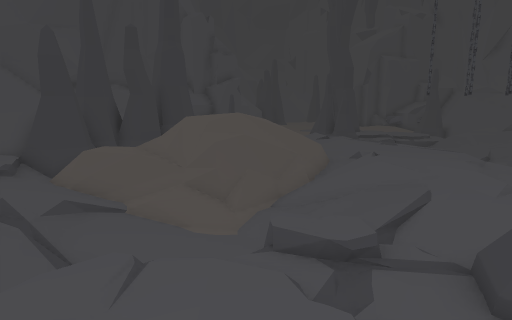
View 1 (above)

24 first-person views from a walk through a scene from a Unity 3-D project. The camera is 1.5 m above the floor, tilts 10° down and sees 75° across. The floor is counted in squares, 0.5 m on a side. Each view is taken from the middle of a square. On the plan, view 1 faces up. The plan holds only what a view shows up to about 20 squares ahead; the rest is blank. The place goes on beyond the plan. The player is left out. Some animated figures are not drawn. Door leaves are left out, so doorways stand open.

View 2
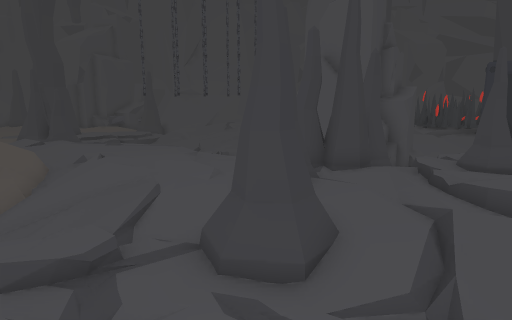

View 3
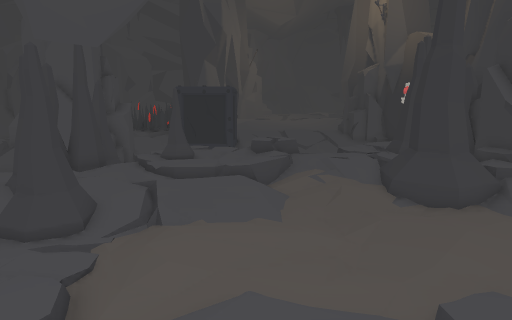

View 4
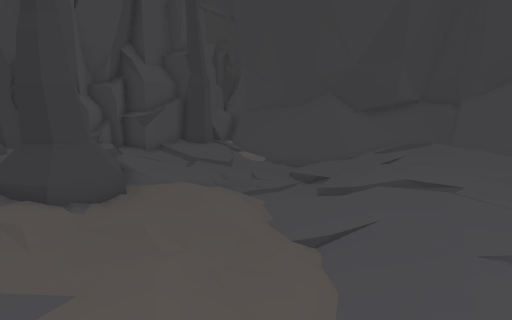

View 5
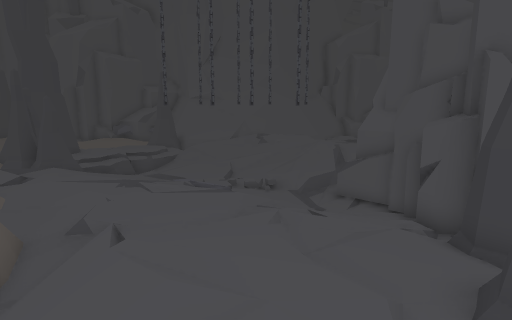

View 6
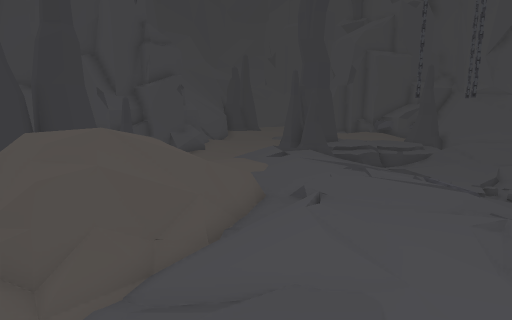

View 7
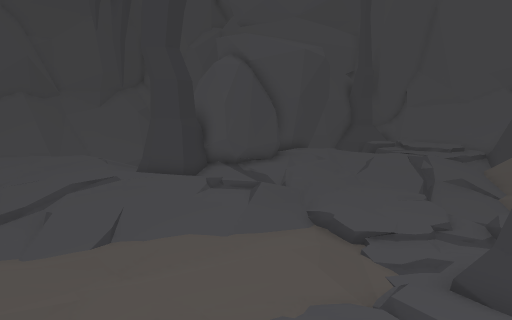

View 8
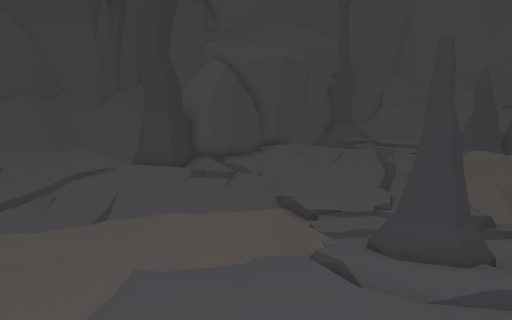

View 9
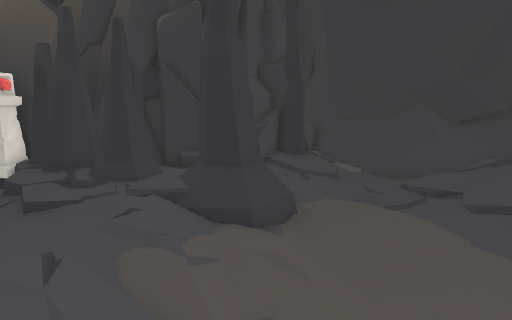

View 10
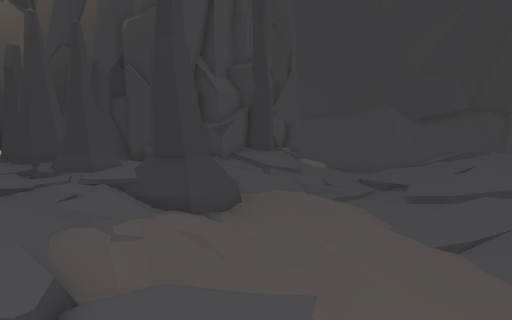

View 11
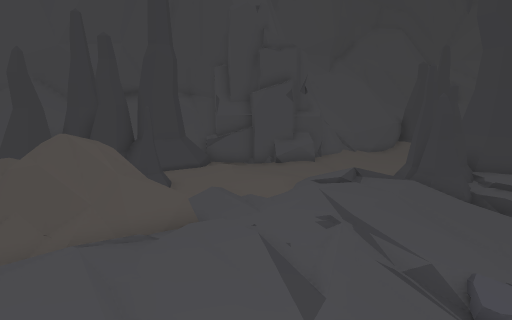

View 12
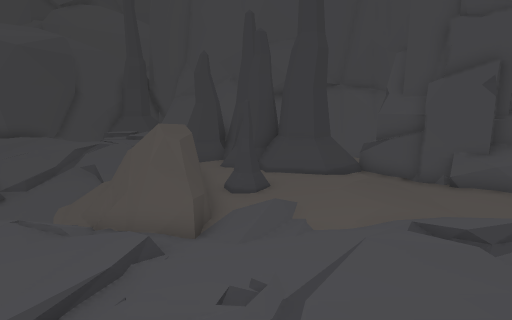

View 13
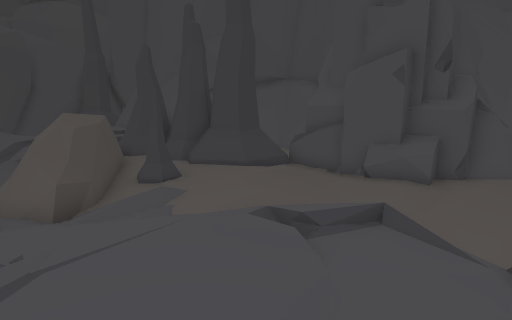

View 14
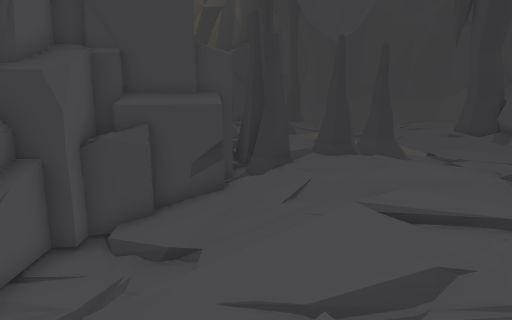

View 15
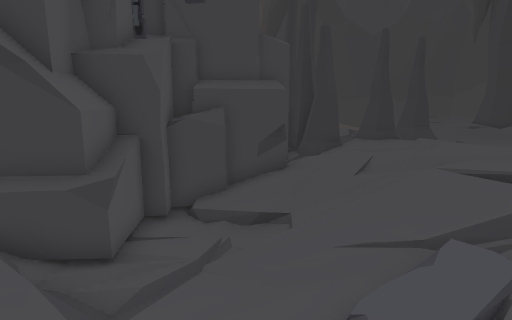

View 16
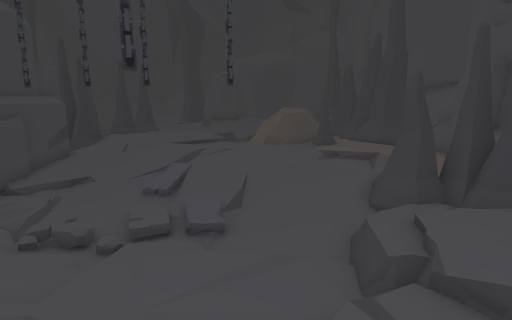

View 17
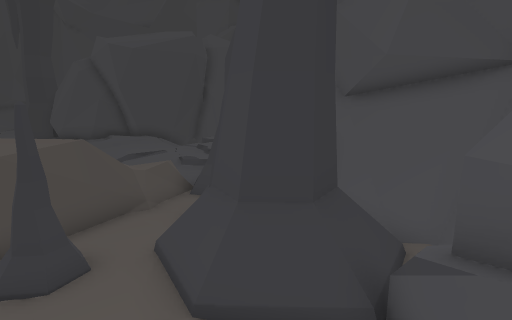

View 18
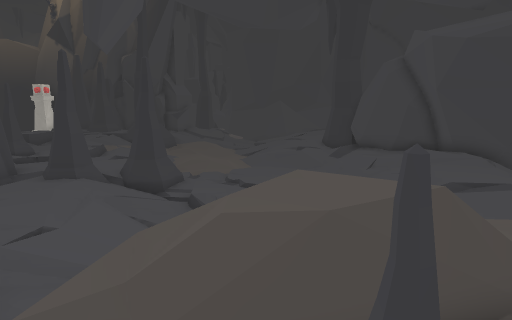

View 19
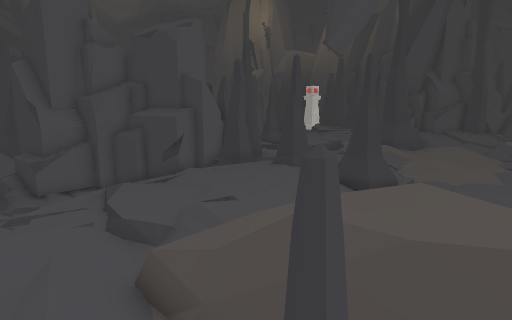

View 20
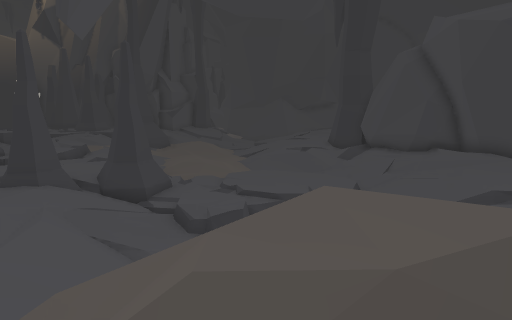

View 21
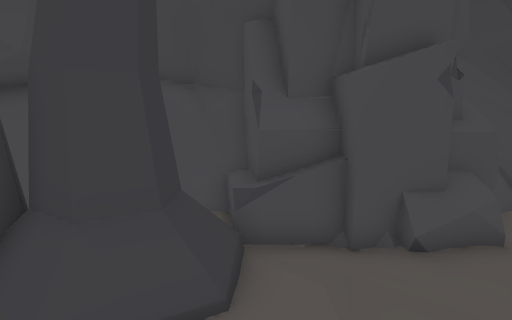

View 22
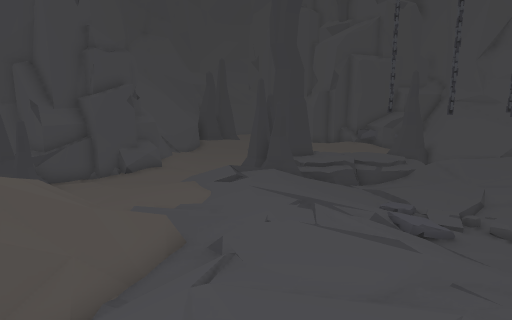

View 23
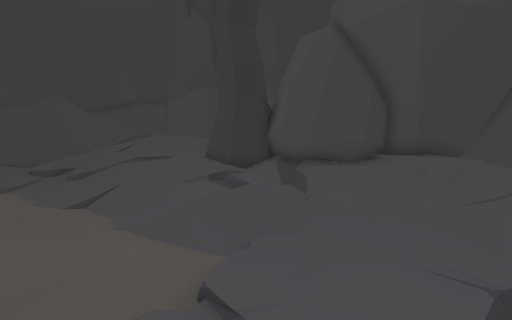

View 24
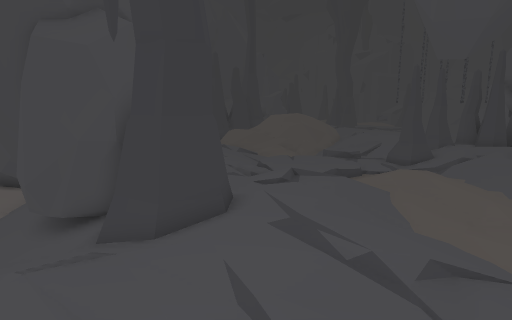

### Floor plan
Key: @ floor where view 1 was taken; # wall or solid block; x gap in a wall; . main floor; : floor 0.25 m higher than the main floor; - floor 0.25 m lower than the main floor; + floor 0.5 m higher than the main floor; _ floor 0.5 m lower than the main floor; * floor 0.75 m higher than the main floor; < floor 0.75 m lower than the main floor; % floor 1 m higher than the main floor; / step, stairs or slope; = window, fence, low wall or low ledge; ^ raised ledge; R rock; O other object.
Columns run from 10 left of view 1 to 16 right of it. Each row starts with its distance up from view 1.
 27        ##=...-  ###       /
 26         OO...-- O
 25         OO....-OO      //..
 24         OO....-OOO  ____--.
 23     ####OO....-/OO//____---
 22    ##OOOO..../////--_/__---
 21  ###=OOO....../..//-_____//
 20  ##=.://......:../////____-
 19 ##^::##=....:.:::///-///__-
 18 ##=:=##=......:::../-_///_-
 17 #=O O##=......::::../-__//-
 16 #%OOOO#..O.....:::://___</-
 15 #=OOOO...O.##..:::////_<</_
 14 ##OO..#======///:://///<_OO
 13 =OOO..==#%%+x./::::///___OO
 12   OO:+:++*:.///:::..///__OO
 11   ///::.//-_//::::/.//-_<OO
 10   :.//--//_////::::.//-OOOO
  9   :..//__<<////:::::.OOO OO
  8   ::./-___</-//:::::.OOO
  7  ::///-__<R ////:::OOOOOOO
  6  :::/.-__   .///OO:OOOOOOOO
  5 /:::/./      -OOOO::OOO OO
  4 /:::.//       OO.::::
  3 O::/./-       O.:::::
  2 OO:::...   .--..:::: OO
  1 OO:::./-----/.-..:.
  0 OOOO:/.//-@-..../::   :
 -1 OOOO:/.:.//-...-/::/:
 -2  OOOO:.:...--..-/.//
 -3 OOOOO..:..-------//..
 -4 OOOO##::./---------.../:
 -5 OOO###::./--------.../:::
 -6 _-=###::../-------.../:::.
 -7 _--.=:::../---..---./::://
 -8  ////:::///---.---==#//
 -9   /::::..--__/..-=###:::
-10   ::::.../___/ --=#R#:OOO
-11   :::...//___//--#==# OO OO
-12   ::::..//___</--//      OO
-13   ::...///_____-../   OOOO
-14   ::....--_____     OOOOO##
-15   ::.//---_____--...O# O###
-16   :..///-_____///.OOOO
-17 =  ...//=#___--..OOO#
-18 =   /// ^^=# /..=OOO

Positions as (right, up) in squares from view 1, and headings:
1: (0, 0), facing up
2: (0, 0), facing up-right
3: (-5, -2), facing right
4: (2, 2), facing down
5: (2, 6), facing up-right
6: (3, 5), facing up
7: (10, -1), facing left
8: (12, 0), facing left
9: (8, 2), facing down
10: (6, 3), facing down
11: (10, 10), facing up-left
12: (10, 16), facing left
13: (10, 19), facing left
14: (10, 19), facing down
15: (12, 20), facing down
16: (16, 27), facing down-left
17: (0, 22), facing down-left
18: (0, 18), facing down
19: (-2, 17), facing down-right
20: (0, 16), facing down
21: (1, 16), facing up-left
22: (5, 7), facing up
23: (4, 6), facing down-left
24: (-4, -14), facing up
